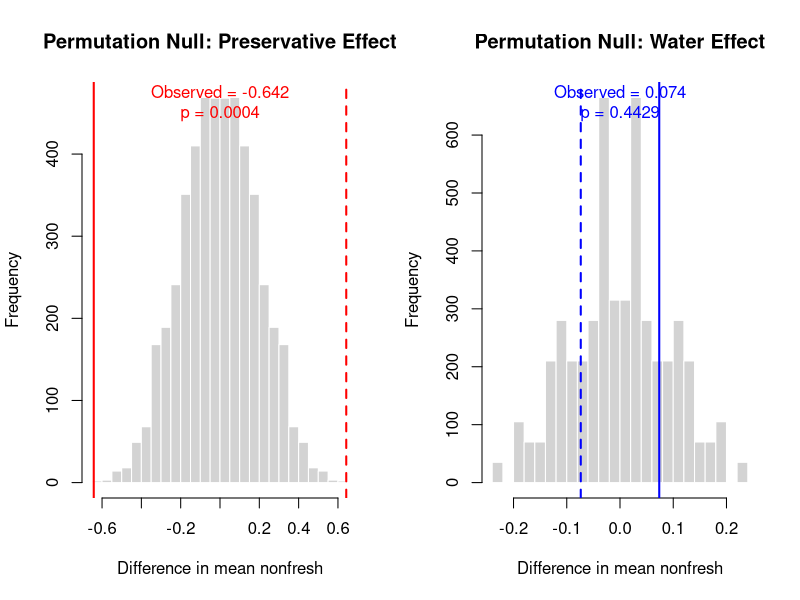
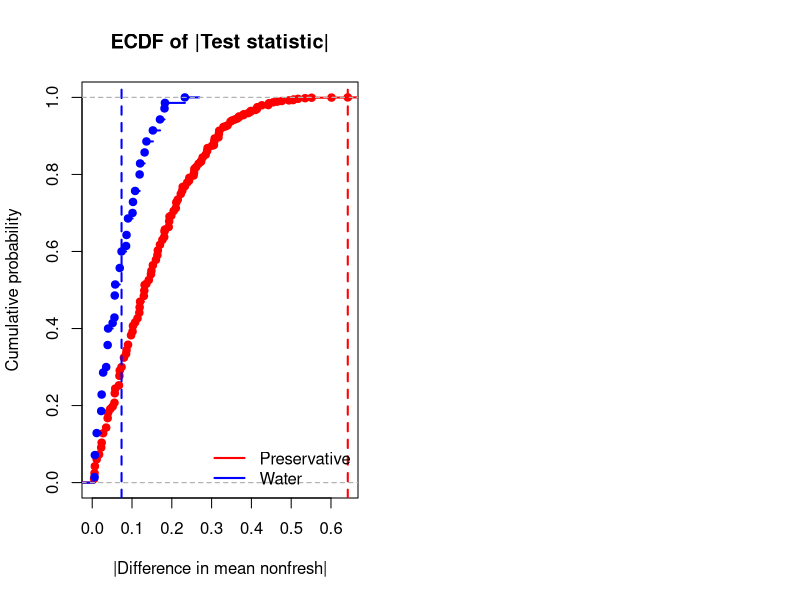

Recreate these plots in R, in order. (Note: this script raises an error after producing the figures.)
## ---------------------------
## Data + outcome
## ---------------------------
preservative <- c(1,1,1,1,0,0,0,0,1,1,1,1,0,0,0,0)
water <- c(rep("filter",8), rep("tap",8))
total <- c(12,16,11,8,9,14,9,20,12,11,6,7,7,11,9,8)
dead <- c(0,1,3,1,9,9,2,15,0,1,0,0,2,4,1,5)
dying <- c(0,3,4,1,0,5,7,1,0,4,3,4,5,7,8,3)

df <- data.frame(
  preservative = factor(preservative, levels = c(0,1), labels = c("no","yes")),
  water = factor(water, levels = c("filter","tap")),
  total = total,
  dead = dead,
  dying = dying
)
df$nonfresh <- (df$dead + df$dying) / df$total   # outcome y_i


## ---------------------------
## Helper: difference in means
## ---------------------------
stat_diff <- function(y, g) {
  m <- tapply(y, g, mean)
  as.numeric(m[2] - m[1])  # (second level) - (first level)
}

T_obs_pres  <- stat_diff(df$nonfresh, df$preservative)  # preservative main effect
T_obs_water <- stat_diff(df$nonfresh, df$water)         # water main effect


## ---------------------------
## Exact blocked permutations
## ---------------------------
# Utility: enumerate all label permutations for a single block
# given an original factor vector 'lab_block' (e.g., 8-length with 4 "yes", 4 "no").
# Returns a matrix with nrow = length(block), ncol = number of unique permutations.
enumerate_block_labels <- function(lab_block) {
  lab_block <- factor(lab_block)  # ensure factor, keep counts
  lev <- levels(lab_block)
  stopifnot(length(lev) == 2)     # binary labels only here
  
  n <- length(lab_block)
  k <- sum(lab_block == lev[2])   # count of "second" level (e.g., "yes")
  
  # choose positions (indices) that will take lev[2]
  comb <- combn(n, k)
  nperm <- ncol(comb)
  M <- matrix(lev[1], nrow = n, ncol = nperm)  # start all as lev[1]
  for (j in seq_len(nperm)) {
    M[comb[, j], j] <- lev[2]
  }
  # Convert to factor with same levels
  apply(M, 2, function(col) factor(col, levels = lev))
}

## Indices for blocks
idx_by_water <- split(seq_len(nrow(df)), df$water)          # two blocks of size 8
idx_by_pres  <- split(seq_len(nrow(df)), df$preservative)   # two blocks of size 8

## ---------------------------
## (A) Test preservative effect: permute 'preservative' within each water block
## ---------------------------
# For each water block, enumerate all ways to assign 4 "yes" and 4 "no"
block_perm_pres <- lapply(idx_by_water, function(idx) {
  enumerate_block_labels(df$preservative[idx])
})
# block_perm_pres is a list of two matrices, each 8 x 70 (since choose(8,4)=70)

# Cartesian product of the two blocks → 70*70 = 4900 permutations
nA <- ncol(block_perm_pres[[1]])
nB <- ncol(block_perm_pres[[2]])
T_perm_pres_all <- numeric(nA * nB)

counter <- 1L
for (a in seq_len(nA)) {
  for (b in seq_len(nB)) {
    # build full permuted label vector
    pres_perm <- df$preservative
    pres_perm[idx_by_water[[1]]] <- block_perm_pres[[1]][, a]
    pres_perm[idx_by_water[[2]]] <- block_perm_pres[[2]][, b]
    # statistic under this permutation
    T_perm_pres_all[counter] <- stat_diff(df$nonfresh, pres_perm)
    counter <- counter + 1L
  }
}

# Exact two-sided p-value
p_pres_exact <- mean(abs(T_perm_pres_all) >= abs(T_obs_pres))

## ---------------------------
## (B) Test water effect: permute 'water' within each preservative block
## ---------------------------
block_perm_water <- lapply(idx_by_pres, function(idx) {
  enumerate_block_labels(df$water[idx])
})
# Again 70 per block → 4900 total permutations
nA <- ncol(block_perm_water[[1]])
nB <- ncol(block_perm_water[[2]])
T_perm_water_all <- numeric(nA * nB)

counter <- 1L
for (a in seq_len(nA)) {
  for (b in seq_len(nB)) {
    water_perm <- df$water
    water_perm[idx_by_pres[[1]]] <- block_perm_water[[1]][, a]
    water_perm[idx_by_pres[[2]]] <- block_perm_water[[2]][, b]
    T_perm_water_all[counter] <- stat_diff(df$nonfresh, water_perm)
    counter <- counter + 1L
  }
}

p_water_exact <- mean(abs(T_perm_water_all) >= abs(T_obs_water))

## ---------------------------
## Results
## ---------------------------
list(
  observed_stats = c(preservative = T_obs_pres, water = T_obs_water),
  n_perm_each = c(preservative = length(T_perm_pres_all), water = length(T_perm_water_all)),
  exact_p_values = c(preservative = p_pres_exact, water = p_water_exact)
)


# multiple testing

## ---------------------------
## Max-T (Westfall–Young) exact p-values (no 24M loop)
## ---------------------------
abs_pres  <- abs(T_perm_pres_all)
abs_water <- abs(T_perm_water_all)
Npres <- length(abs_pres)   # 4900
Nwater <- length(abs_water) # 4900

thr_pres  <- abs(T_obs_pres)
thr_water <- abs(T_obs_water)

count_below <- function(v, t) sum(v < t)

# Exact max-T adjusted p-values
p_adj_pres  <- 1 - (count_below(abs_pres,  thr_pres)  * count_below(abs_water, thr_pres))  / (Npres * Nwater)
p_adj_water <- 1 - (count_below(abs_pres,  thr_water) * count_below(abs_water, thr_water)) / (Npres * Nwater)

## (Optional) add +1 finite-sample correction (conservative):
# p_adj_pres  <- ( (Npres*Nwater) - count_below(abs_pres, thr_pres)  * count_below(abs_water, thr_pres)  + 1 ) / (Npres*Nwater + 1)
# p_adj_water <- ( (Npres*Nwater) - count_below(abs_pres, thr_water) * count_below(abs_water, thr_water) + 1 ) / (Npres*Nwater + 1)

list(
  observed_stats = c(preservative = T_obs_pres, water = T_obs_water),
  raw_exact_p    = c(preservative = p_pres_exact, water = p_water_exact),
  maxT_exact_p   = c(preservative = p_adj_pres,  water = p_adj_water),
  n_perm_each    = c(preservative = Npres, water = Nwater),
  n_joint_pairs  = Npres * Nwater
)


# Viasualization

# Histogram
par(mfrow=c(1,2))
hist(T_perm_pres_all, breaks=30, col="lightgray", border="white",
     main="Permutation Null: Preservative Effect", xlab="Difference in mean nonfresh")
abline(v = T_obs_pres, col="red", lwd=2)
abline(v = -T_obs_pres, col="red", lwd=2, lty=2)
mtext(sprintf("Observed = %.3f\np = %.4f", T_obs_pres, p_pres_exact), side=3, line=-2, col="red")

hist(T_perm_water_all, breaks=30, col="lightgray", border="white",
     main="Permutation Null: Water Effect", xlab="Difference in mean nonfresh")
abline(v = T_obs_water, col="blue", lwd=2)
abline(v = -T_obs_water, col="blue", lwd=2, lty=2)
mtext(sprintf("Observed = %.3f\np = %.4f", T_obs_water, p_water_exact), side=3, line=-2, col="blue")


# ECDF
plot(ecdf(abs(T_perm_pres_all)), col="red", lwd=2, main="ECDF of |Test statistic|",
     xlab="|Difference in mean nonfresh|", ylab="Cumulative probability", xlim=c(0, max(abs(T_perm_pres_all), abs(T_perm_water_all))))
lines(ecdf(abs(T_perm_water_all)), col="blue", lwd=2)
abline(v = abs(T_obs_pres), col="red", lwd=2, lty=2)
abline(v = abs(T_obs_water), col="blue", lwd=2, lty=2)
legend("bottomright", legend=c("Preservative","Water"), col=c("red","blue"), lwd=2, bty="n")


# Max-T histogram

library(ggplot2)

df_joint <- expand.grid(T_pres = T_perm_pres_all,
                        T_water = T_perm_water_all)

ggplot(df_joint, aes(x=T_pres, y=T_water)) +
  geom_bin2d(bins=50) +
  scale_fill_viridis_c(option="plasma") +
  geom_vline(xintercept = T_obs_pres, color="red", lwd=1.2) +
  geom_hline(yintercept = T_obs_water, color="blue", lwd=1.2) +
  labs(title="Joint null distribution (max-T)",
       x="Preservative statistic", y="Water statistic") +
  theme_minimal()


# Effect size plot

library(dplyr)
df_summary <- df %>%
  group_by(preservative, water) %>%
  summarise(mean_nonfresh = mean(nonfresh), .groups='drop')

ggplot(df_summary, aes(x=water, y=mean_nonfresh, fill=preservative)) +
  geom_col(position="dodge") +
  geom_text(aes(label=sprintf("%.2f", mean_nonfresh)), vjust=-0.5, position=position_dodge(0.9)) +
  labs(title="Mean proportion of nonfresh blossoms",
       x="Water type", y="Mean nonfresh proportion",
       fill="Preservative") +
  theme_minimal()


